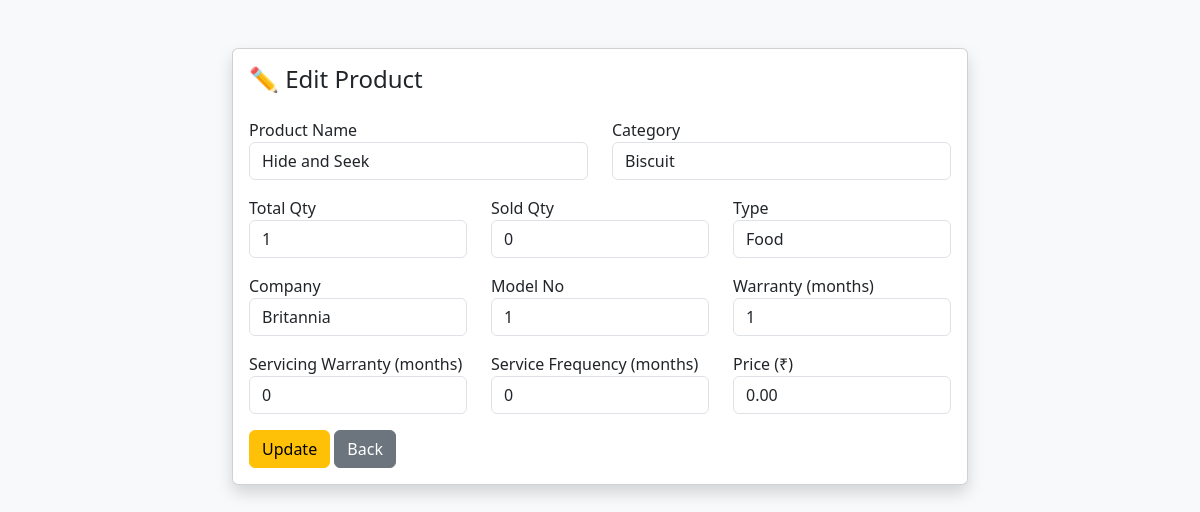
The app's page /edit_product.php?id=5 (signed in) with its own data.
### tables this page shows
CREATE TABLE `products` (
  `product_id` int(11) NOT NULL,
  `name` varchar(100) NOT NULL,
  `category` varchar(100) NOT NULL,
  `total_qty` int(11) NOT NULL,
  `sold_qty` int(11) DEFAULT '0',
  `remaining_qty` int(11) DEFAULT '0',
  `created_at` timestamp NOT NULL DEFAULT CURRENT_TIMESTAMP,
  `type` varchar(100) DEFAULT NULL,
  `company` varchar(100) DEFAULT NULL,
  `model_no` varchar(100) DEFAULT NULL,
  `warranty` int(11) DEFAULT NULL,
  `servicing_warranty` int(11) DEFAULT NULL,
  `frequency_service` int(11) DEFAULT NULL,
  `price` decimal(10,2) NOT NULL DEFAULT '0.00'
);

### edit_product.php (the view, shortened to what this page needs)
<?php
include 'db.php';
$id = intval($_GET['id']);
$stmt = $conn->prepare("SELECT * FROM products WHERE product_id = ?");
$stmt->bind_param("i", $id);
$stmt->execute();
$product = $stmt->get_result()->fetch_assoc();
?>
<!DOCTYPE html>
<html lang="en">
<head>
  <link href="https://cdn.jsdelivr.net/npm/bootstrap@5.3.0/dist/css/bootstrap.min.css" rel="stylesheet">
</head>
<body class="bg-light">
<div class="container mt-5">
  <div class="row justify-content-center">
    <div class="col-md-8">
      <div class="card shadow">
        <div class="card-body">
          <h4 class="mb-4">✏️ Edit Product</h4>
          <form method="POST">
            <div class="row">
              <div class="col-md-6 mb-3">
                <label>Product Name</label>
                <input type="text" name="name" value="<?= htmlspecialchars($product['name']) ?>" class="form-control" required>
              </div>
              <div class="col-md-6 mb-3">
                <label>Category</label>
                <input type="text" name="category" value="<?= htmlspecialchars($product['category']) ?>" class="form-control" required>
              </div>
              <div class="col-md-4 mb-3">
                <label>Total Qty</label>
                <input type="number" name="total_qty" value="<?= $product['total_qty'] ?>" class="form-control" required>
              </div>
              <div class="col-md-4 mb-3">
                <label>Sold Qty</label>
                <input type="number" name="sold_qty" value="<?= $product['sold_qty'] ?>" class="form-control">
              </div>
              <div class="col-md-4 mb-3">
                <label>Type</label>
                <input type="text" name="type" value="<?= htmlspecialchars($product['type']) ?>" class="form-control">
              </div>
              <div class="col-md-4 mb-3">
                <label>Company</label>
                <input type="text" name="company" value="<?= htmlspecialchars($product['company']) ?>" class="form-control">
              </div>
              <div class="col-md-4 mb-3">
                <label>Model No</label>
                <input type="text" name="model_no" value="<?= htmlspecialchars($product['model_no']) ?>" class="form-control">
              </div>
              <div class="col-md-4 mb-3">
                <label>Warranty (months)</label>
                <input type="number" name="warranty" value="<?= $product['warranty'] ?>" class="form-control">
              </div>
              <div class="col-md-4 mb-3">
                <label>Servicing Warranty (months)</label>
                <input type="number" name="servicing_warranty" value="<?= $product['servicing_warranty'] ?>" class="form-control">
              </div>
              <div class="col-md-4 mb-3">
                <label>Service Frequency (months)</label>
                <input type="number" name="frequency_service" value="<?= $product['frequency_service'] ?>" class="form-control">
              </div>
              <div class="col-md-4 mb-3">
                <label>Price (₹)</label>
                <input type="number" step="0.01" name="price" value="<?= $product['price'] ?>" class="form-control" required>
              </div>
            </div>
            <button type="submit" class="btn btn-warning">Update</button>
            <a href="view_products.php" class="btn btn-secondary">Back</a>
          </form>
        </div>
      </div>
    </div>
  </div>
</div>
</body>
</html>

### records on screen
products: name "Hide and Seek", category "Biscuit", total_qty "1", sold_qty "0", type "Food", company "Britannia", model_no "1", warranty "1", servicing_warranty "0", frequency_service "0", price "0.00"
